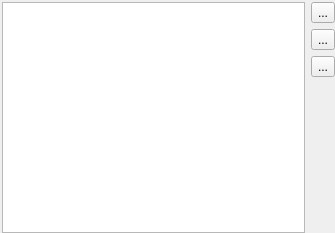
<?xml version="1.0" encoding="UTF-8"?>
<ui version="4.0">
 <author>Massimiliano Torromeo</author>
 <class>ConnectionsDialog</class>
 <widget class="QDialog" name="ConnectionsDialog">
  <property name="geometry">
   <rect>
    <x>0</x>
    <y>0</y>
    <width>335</width>
    <height>233</height>
   </rect>
  </property>
  <property name="windowTitle">
   <string>Connections</string>
  </property>
  <layout class="QGridLayout" name="gridLayout">
   <property name="leftMargin">
    <number>2</number>
   </property>
   <property name="topMargin">
    <number>2</number>
   </property>
   <property name="rightMargin">
    <number>0</number>
   </property>
   <property name="bottomMargin">
    <number>0</number>
   </property>
   <item row="1" column="0" rowspan="5">
    <widget class="QListView" name="listConnections">
     <property name="editTriggers">
      <set>QAbstractItemView::NoEditTriggers</set>
     </property>
    </widget>
   </item>
   <item row="5" column="1">
    <spacer name="verticalSpacer">
     <property name="orientation">
      <enum>Qt::Vertical</enum>
     </property>
     <property name="sizeHint" stdset="0">
      <size>
       <width>23</width>
       <height>185</height>
      </size>
     </property>
    </spacer>
   </item>
   <item row="3" column="1">
    <widget class="QToolButton" name="btnProps">
     <property name="toolTip">
      <string>Edit connection properties</string>
     </property>
     <property name="text">
      <string>...</string>
     </property>
     <property name="icon">
      <iconset resource="icons.qrc">
       <normaloff>:/16/document-properties.png</normaloff>:/16/document-properties.png</iconset>
     </property>
    </widget>
   </item>
   <item row="2" column="1">
    <widget class="QToolButton" name="btnDel">
     <property name="toolTip">
      <string>Remove connection</string>
     </property>
     <property name="text">
      <string>...</string>
     </property>
     <property name="icon">
      <iconset resource="icons.qrc">
       <normaloff>:/16/list-remove.png</normaloff>:/16/list-remove.png</iconset>
     </property>
    </widget>
   </item>
   <item row="1" column="1">
    <widget class="QToolButton" name="btnAdd">
     <property name="toolTip">
      <string>Add a new connection</string>
     </property>
     <property name="text">
      <string>...</string>
     </property>
     <property name="icon">
      <iconset resource="icons.qrc">
       <normaloff>:/16/list-add.png</normaloff>:/16/list-add.png</iconset>
     </property>
    </widget>
   </item>
  </layout>
 </widget>
 <tabstops>
  <tabstop>listConnections</tabstop>
  <tabstop>btnAdd</tabstop>
  <tabstop>btnDel</tabstop>
  <tabstop>btnProps</tabstop>
 </tabstops>
 <resources>
  <include location="icons.qrc"/>
 </resources>
 <connections>
  <connection>
   <sender>listConnections</sender>
   <signal>doubleClicked(QModelIndex)</signal>
   <receiver>btnProps</receiver>
   <slot>click()</slot>
   <hints>
    <hint type="sourcelabel">
     <x>222</x>
     <y>106</y>
    </hint>
    <hint type="destinationlabel">
     <x>380</x>
     <y>73</y>
    </hint>
   </hints>
  </connection>
 </connections>
</ui>
